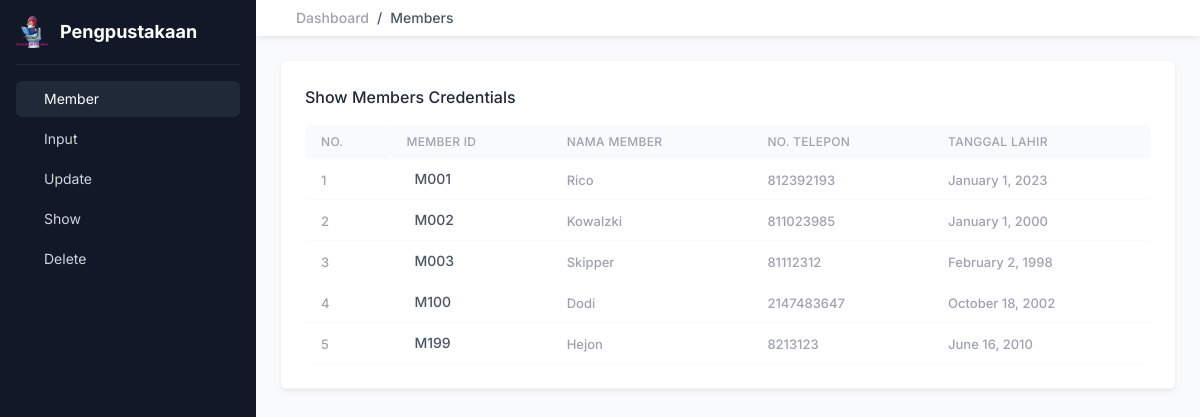
Before: / with the older database file.
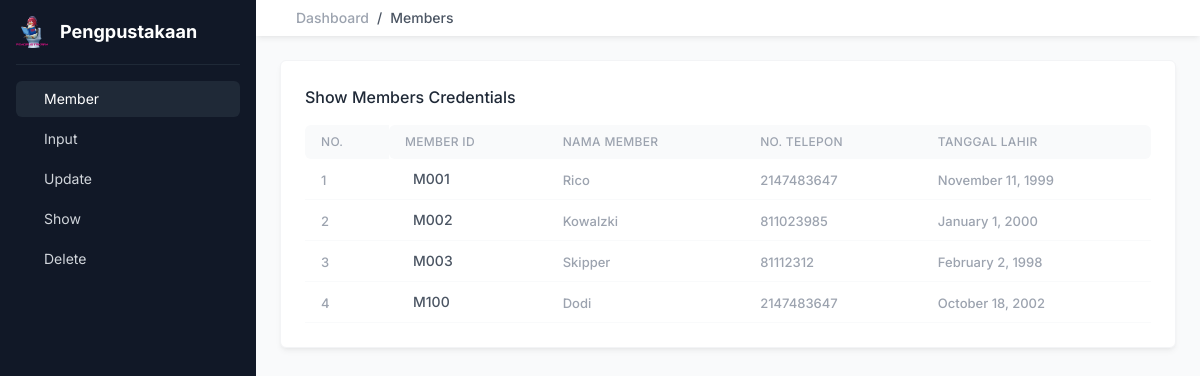
After: the same page with the newer database file.
### tables this page shows
CREATE TABLE `tmember` (
  `IDMember` char(4) NOT NULL,
  `NamaMember` varchar(20) DEFAULT NULL,
  `NoTelpon` int(11) DEFAULT NULL,
  `TanggalLahir` date DEFAULT NULL
);

### database/database.php (called while the page is built, shortened)
<?php
function connectToDB()
{
    $username = "root";
    $password = "";
    $dataSourceName = "mysql:host=localhost;dbname=perpusku";
    try{
        $conn = new PDO($dataSourceName, $username, $password);
        return $conn;
    }
    catch(PDOException $e){
        echo $e->getMessage();
        return null;
    }
}
function fetchAllMembers(){
    $conn = connectToDB();
    $stmt = $conn->query("SELECT * FROM TMember");
    $members = [];
    while($member = $stmt->fetch(PDO::FETCH_ASSOC)){
        array_push($members, $member);
    }
    return $members;
}
?>

### index.php (the view, shortened to what this page needs)
<?php
    require_once "database/database.php";
    $members = fetchAllMembers();
?>
<!DOCTYPE html>
<html lang="en">
<head>
    <link href="https://cdn.jsdelivr.net/npm/remixicon@3.5.0/fonts/remixicon.css" rel="stylesheet">
    <link rel="stylesheet" href="style.css">
</head>
<body class="text-gray-800 font-inter">
    <div class="fixed left-0 top-0 w-64 h-full bg-gray-900 p-4 z-50 sidebar-menu transition-transform">
        <a href="#" class="flex items-center pb-4 border-b border-b-gray-800">
            <img src="pengpustakaan.png" alt="" class="w-8 h-8 rounded object-cover">
            <span class="text-lg font-bold text-white ml-3">Pengpustakaan</span>
        </a>
        <ul class="mt-4">
            <li class="mb-1 group active">
                <a href="index.php" class="flex items-center py-2 px-4 text-gray-300 hover:bg-gray-950 hover:text-gray-100 rounded-md group-[.active]:bg-gray-800 group-[.active]:text-white group-[.selected]:bg-gray-950 group-[.selected]:text-gray-100">
                    <span class="text-sm">Member</span>
                </a>
            </li>
            <li class="mb-1 group">
                <a href="input.php" class="flex items-center py-2 px-4 text-gray-300 hover:bg-gray-950 hover:text-gray-100 rounded-md group-[.active]:bg-gray-800 group-[.active]:text-white group-[.selected]:bg-gray-950 group-[.selected]:text-gray-100 sidebar-dropdown-toggle">
                    <span class="text-sm">Input</span>
                </a>
            </li>
            <li class="mb-1 group">
                <a href="update.php" class="flex items-center py-2 px-4 text-gray-300 hover:bg-gray-950 hover:text-gray-100 rounded-md group-[.active]:bg-gray-800 group-[.active]:text-white group-[.selected]:bg-gray-950 group-[.selected]:text-gray-100 sidebar-dropdown-toggle">
                    <span class="text-sm">Update</span>
                </a>
            </li>
            <li class="mb-1 group">
                <a href="show.php" class="flex items-center py-2 px-4 text-gray-300 hover:bg-gray-950 hover:text-gray-100 rounded-md group-[.active]:bg-gray-800 group-[.active]:text-white group-[.selected]:bg-gray-950 group-[.selected]:text-gray-100">
                    <span class="text-sm">Show</span>
                </a>
            </li>
            <li class="mb-1 group">
                <a href="delete.php" class="flex items-center py-2 px-4 text-gray-300 hover:bg-gray-950 hover:text-gray-100 rounded-md group-[.active]:bg-gray-800 group-[.active]:text-white group-[.selected]:bg-gray-950 group-[.selected]:text-gray-100">
                    <span class="text-sm">Delete</span>
                </a>
            </li>
        </ul>
    </div>
    <main class="w-full md:w-[calc(100%-256px)] md:ml-64 bg-gray-50 min-h-screen transition-all main">
        <div class="py-2 px-6 bg-white flex items-center shadow-md shadow-black/5 sticky top-0 left-0 z-30">
            <ul class="flex items-center text-sm ml-4">
                <li class="mr-2">
                    <a href="#" class="text-gray-400 hover:text-gray-600 font-medium">Dashboard</a>
                </li>
                <li class="text-gray-600 mr-2 font-medium">/</li>
                <li class="text-gray-600 mr-2 font-medium">Members</li>
            </ul>
        </div>
        <div class="p-6">
            <div class="grid grid-cols-1 gap-6 mb-6">
                <div class="bg-white border border-gray-100 shadow-md shadow-black/5 p-6 rounded-md">
                    <div class="flex justify-between mb-4 items-start">
                        <div class="font-medium">Show Members Credentials</div>
                    </div>
                    <div class="overflow-x-auto">
                        <table class="w-full min-w-[540px]" data-tab-for="order" data-page="active">
                            <thead>
                                <tr>
                                    <th class="text-[12px] uppercase tracking-wide font-medium text-gray-400 py-2 px-4 bg-gray-50 text-left rounded-tl-md rounded-bl-md">No.</th>
                                    <th class="text-[12px] uppercase tracking-wide font-medium text-gray-400 py-2 px-4 bg-gray-50 text-left rounded-tl-md rounded-bl-md">Member ID</th>
                                    <th class="text-[12px] uppercase tracking-wide font-medium text-gray-400 py-2 px-4 bg-gray-50 text-left">Nama Member</th>
                                    <th class="text-[12px] uppercase tracking-wide font-medium text-gray-400 py-2 px-4 bg-gray-50 text-left">No. Telepon</th>
                                    <th class="text-[12px] uppercase tracking-wide font-medium text-gray-400 py-2 px-4 bg-gray-50 text-left rounded-tr-md rounded-br-md">Tanggal Lahir</th>
                                </tr>
                            </thead>
                            <tbody>
                                <?php $num = 1 ?>
                                <?php foreach ($members as $member): ?>
                                <tr>
                                    <td class="py-2 px-4 border-b border-b-gray-50">
                                        <span class="text-[13px] font-medium text-gray-400"><?= $num ?></span>
                                        <?php $num++ ?>
                                    </td>
                                    <td class="py-2 px-4 border-b border-b-gray-50">
                                        <div class="flex items-center">
                                            <a href="#" class="text-gray-600 text-sm font-medium hover:text-blue-500 ml-2 truncate"><?= $member['IDMember'] ?></a>
                                        </div>
                                    </td>
                                    <td class="py-2 px-4 border-b border-b-gray-50">
                                        <span class="text-[13px] font-medium text-gray-400"><?= $member['NamaMember'] ?></span>
                                    </td>
                                    <td class="py-2 px-4 border-b border-b-gray-50">
                                        <span class="text-[13px] font-medium text-gray-400"><?= $member['NoTelpon'] ?></span>
                                    </td>
                                    <td class="py-2 px-4 border-b border-b-gray-50">
                                        <span class="text-[13px] font-medium text-gray-400"><?php echo date("F j, Y", strtotime($member['TanggalLahir'])); ?></span>
                                    </td>
                                </tr>
                                <?php endforeach?>
                            </tbody>
                        </table>
                    </div>
                </div>
            </div>
        </div>
    </main>
</body>
</html>

Changed rows visible on the page:
removed tmember: IDMember "M199", NamaMember "Hejon", NoTelpon "8213123", TanggalLahir "June 16, 2010"
changed tmember "Rico": NoTelpon "812392193" → "2147483647"; TanggalLahir "January 1, 2023" → "November 11, 1999"
